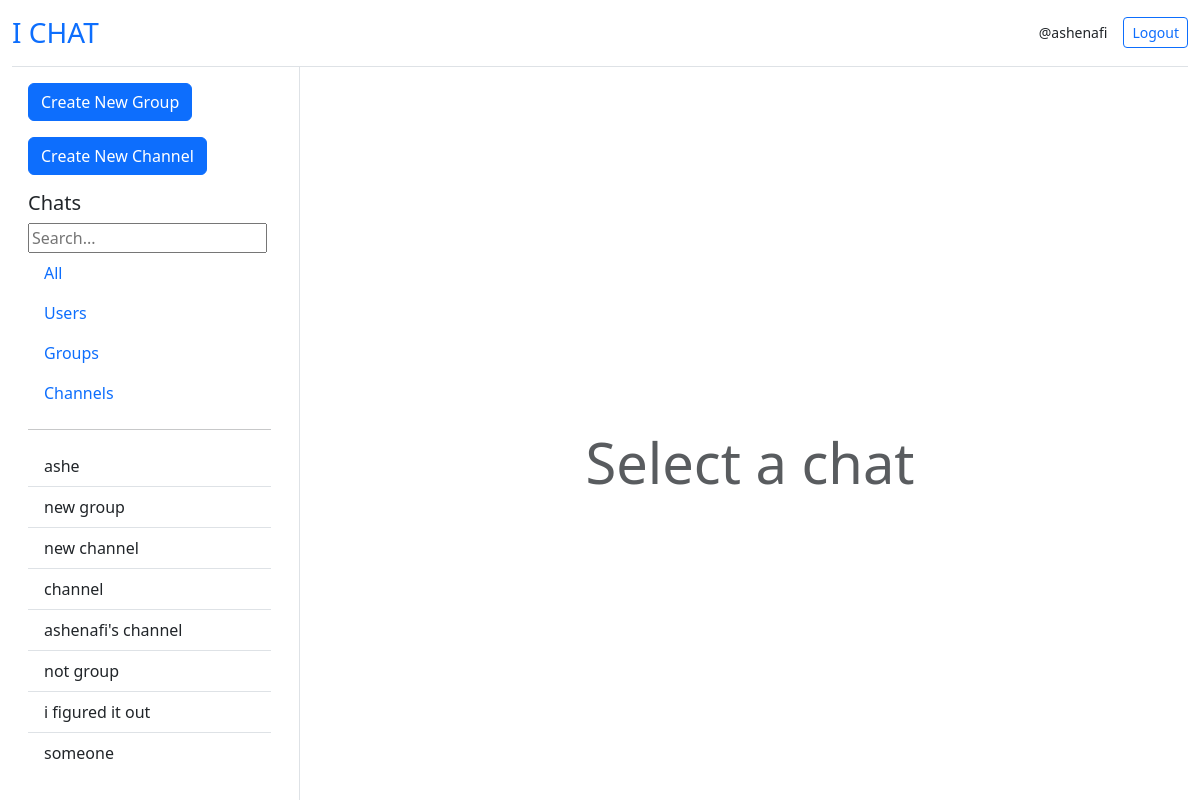
The app's page / (signed in) with its own data.
### core/models.py (models this page shows, shortened)
class Group(models.Model):
    owner = models.ForeignKey(User, on_delete=models.CASCADE)
    name = models.CharField(max_length=100)
    description = models.CharField(max_length=300)
    members = models.ManyToManyField(User, related_name="member")
    created_at = models.DateTimeField(auto_now_add=True)
    updated_at = models.DateTimeField(auto_now=True)

class Channel(models.Model):
    owner = models.ForeignKey(User, on_delete=models.CASCADE)
    name = models.CharField(max_length=100)
    description = models.CharField(max_length=300)
    subscribers = models.ManyToManyField(User, related_name="subscribers")
    created_at = models.DateTimeField(auto_now_add=True)
    updated_at = models.DateTimeField(auto_now=True)

### core/views.py (the view)
# urls.py: 2. Add a URL to urlpatterns:  path('', views.home, name='home')
@login_required(login_url='log-in')
def home(request):
    page = "home"
    channels = Channel.objects.all()
    groups = Group.objects.all()
    users = User.objects.all()
    context = {
        'channels':channels,
        'groups':groups,
        'page':page,
        'users':users,
        }
    return render(request, 'core/home.html', context)

### core/templates/core/home.html (shortened to what this page needs)
{% extends 'core/base.html' %}
{% block content %}
<div class="container-fluid vh-100">
    <div class="row h-100">
        <div class="col-md-4 col-lg-3 border-end d-flex flex-column">
            <div class="p-3 flex-grow-1 overflow-auto">
                <a href="{% url 'create_group' %}" class="btn btn-primary mb-3">Create New Group</a>
                <a href="{% url 'create_channel' %}" class="btn btn-primary mb-3">Create New Channel</a>
                <h3 class="h5">Chats</h3>
                <input type="search" name="search" placeholder="Search...">
                <div class="nav flex-column">
                    <a href="#" class="nav-link">All</a>
                    <a href="#" class="nav-link">Users</a>
                    <a href="#" class="nav-link">Groups</a>
                    <a href="#" class="nav-link">Channels</a>
                </div>
                <hr>
                <div class="list-group list-group-flush">
                    {% for group in groups %}
                        <a href="{% url 'group' group.id %}" class="list-group-item list-group-item-action">{{group.name}}</a>
                    {% endfor %}
                    {% for channel in channels %}
                        <a href="{% url 'channel' channel.id %}" class="list-group-item list-group-item-action">{{channel.name}}</a>
                    {% endfor %}
                    {% for user in users %}
                        {% if user != request.user %}
                            <a href="{% url 'friend' user.id %}" class="list-group-item list-group-item-action">{{user.username}}</a>
                        {% endif %}
                    {% endfor %}
                </div>
            </div>
        </div>
        <div class="col-md-8 col-lg-9 d-flex flex-column">
            <div class="flex-grow-1 d-flex flex-column">
                {% if page == 'home' %}
                    <div class="text-center py-5 flex-grow-1 d-flex align-items-center justify-content-center">
                        <h1 class="display-4 text-muted">Select a chat</h1>
                    </div>
                {% endif %}
            </div>
        </div>
    </div>
</div>
{% endblock %}

### core/templates/core/base.html (shortened to what this page needs)
<!DOCTYPE html>
<html lang="en">
<head>
    <link href="https://cdn.jsdelivr.net/npm/bootstrap@5.3.0/dist/css/bootstrap.min.css" rel="stylesheet">
</head>
<body class="d-flex flex-column min-vh-100">
    <div class="container-fluid flex-grow-1 d-flex flex-column">
        <header class="d-flex justify-content-between align-items-center py-3 border-bottom">
            <h1 class="h3 mb-0"><a href="{% url 'home' %}" class="text-decoration-none">I CHAT</a></h1>
            {% if request.user.is_authenticated %}
                <div class="d-flex align-items-center">
                    <small class="me-3">@{{request.user.username}}</small>
                    <a href="{% url 'logout' %}" class="btn btn-outline-primary btn-sm">Logout</a>
                </div>
            {% endif %}
        </header>
    </div>
    {% block content %}
    {% endblock %}
</body>
</html>

### records on screen
Group: name "ashe"
Group: name "new group"
Group: name "new channel"
Group: name "channel"
Group: name "ashenafi's channel"
Group: name "not group"
Channel: name "i figured it out"

### other values on screen
{{ request.user.username }} "ashenafi"
{{ user.username }} "someone"
